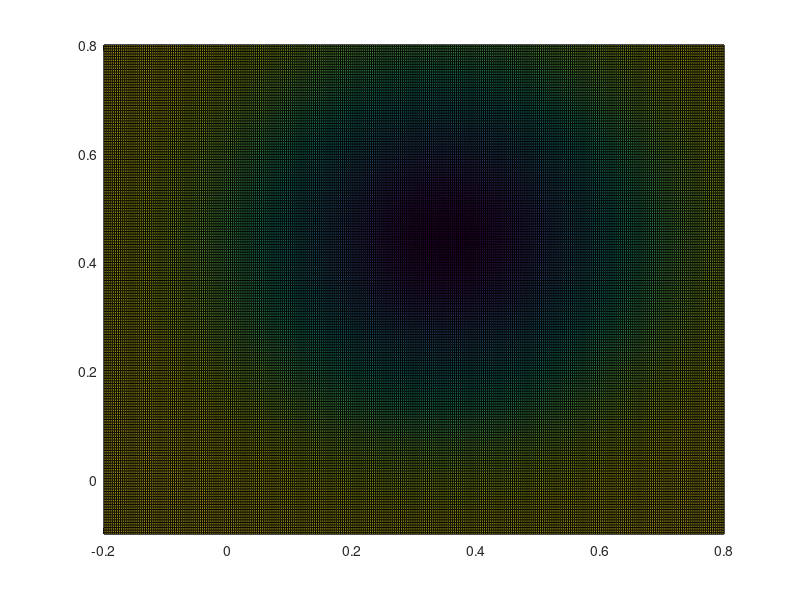

Write MATLAB code to recreate this figure. (Note: this script raises an error after producing the figure.)
%% complexes Xn Xn+k

z0 = 0.6*exp(0.9i);
zeta = 0.01;
r0 = exp(-2*pi*zeta/sqrt(1-zeta^2));
z = r0*z0;
sigma = abs(z0) * 2*sqrt(pi*zeta/sqrt(1-zeta^2));

x = linspace(-0.2, 0.8, 300);
y = linspace(-0.1, 0.8, 300);

[X, Y] = meshgrid(x, y);


P = -exp(-((X-real(z)).^2 + (Y-imag(z)).^2)/(2*sigma^2));

fig = figure;
p = pcolor(X, Y, P);
p.FaceColor = 'interp';
p.EdgeColor = 'none';
colormap gray %bone

yline(0, '-', 'Re');
xline(0, '-', 'Im', 'LabelHorizontalAlignment', 'left', 'LabelOrientation', 'horizontal');

hold on
plot(real(z0), imag(z0), 'r+', 'LineWidth', 1.5, 'MarkerSize', 9);
plot(real(z), imag(z), 'g.', 'LineWidth', 1, 'MarkerSize', 7);

text(real(z0), imag(z0), {'  $\underline X_n$', ''}, 'Color', 'r', 'Interpreter', 'latex', 'FontSize', 12);
text(real(z), imag(z), {'', '$r_0\underline X_n$'}, 'Color', 'g',...
    'Interpreter', 'latex', 'HorizontalAlignment', 'right', 'FontSize', 12);

text(real(z*exp(-2i*sigma)), imag(z*exp(-2i*sigma)),...
    '$f_{\underline X_{n+P} \, |\, \underline X_n}$', 'Interpreter', 'latex', 'FontSize', 12);


% axis square
axis equal
axis([min(x), max(x), min(y), max(y)]);
axis off

fig.Position(3:4) = [350 250];

set(fig,'renderer','Painters');
saveas(fig, 'proba', 'epsc');
